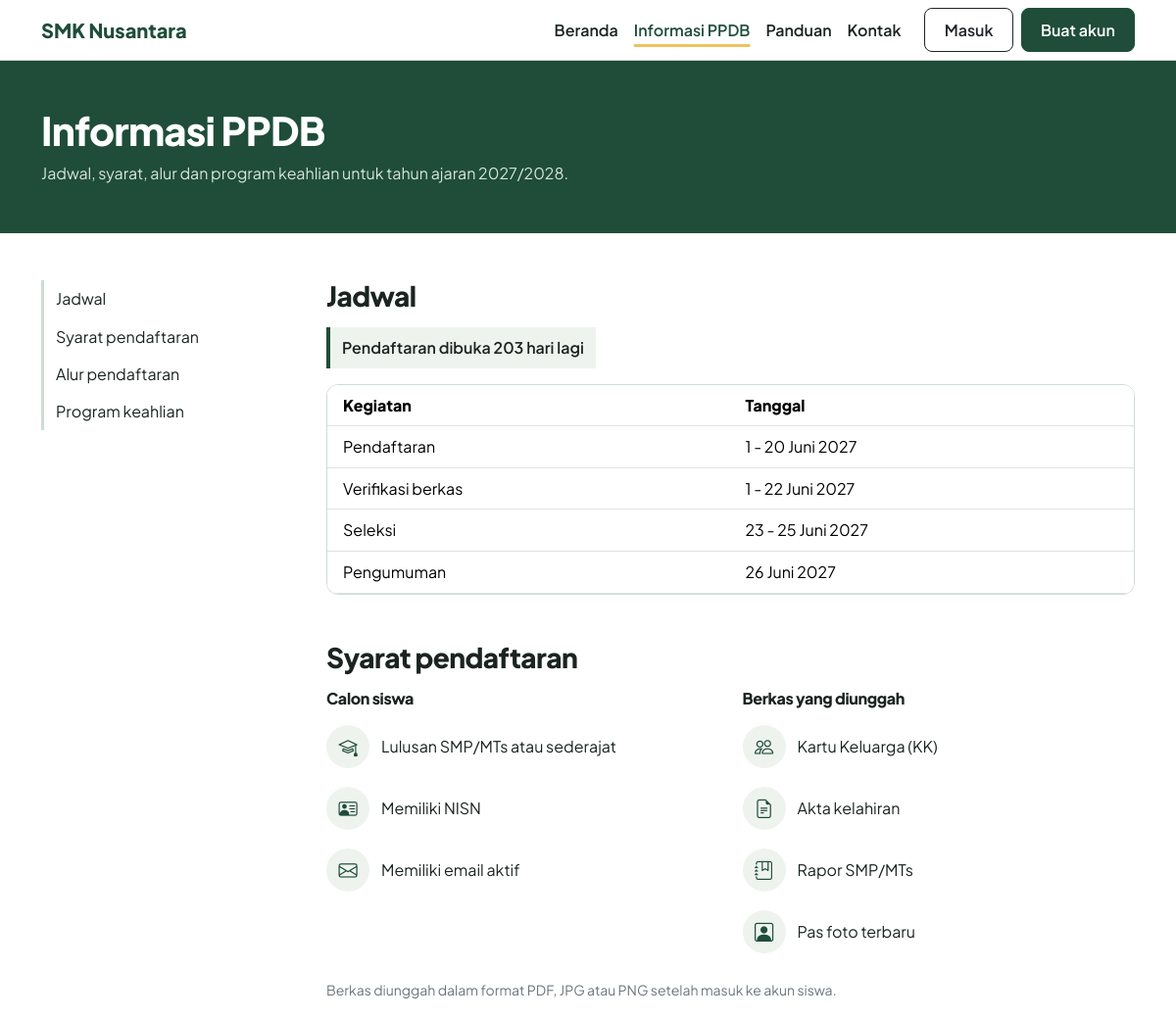
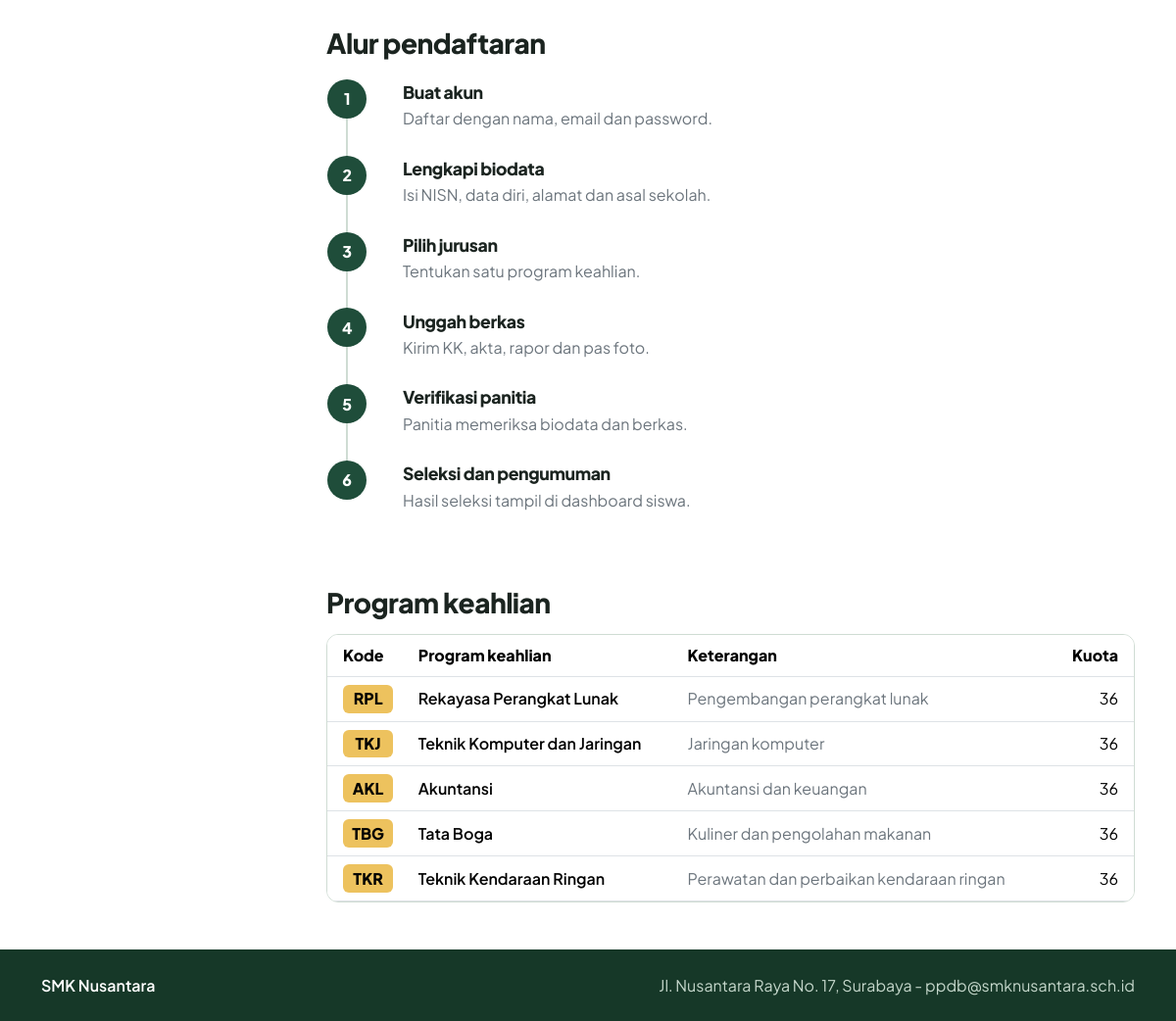
The page /pertemuan-11/informasi.php on the database its author committed (2 pictures, top to bottom).
### tables this page shows
CREATE TABLE jurusan (
    id_jurusan INT AUTO_INCREMENT PRIMARY KEY,
    kode_jurusan VARCHAR(10) NOT NULL UNIQUE,
    nama_jurusan VARCHAR(100) NOT NULL,
    kuota INT NOT NULL DEFAULT 0,
    deskripsi TEXT
);

### pertemuan-11/includes/jadwal.php (called while the page is built, shortened)
<?php
$tahun_ajaran = '2027/2028';
$jadwal = [
    ['Pendaftaran', '1 - 20 Juni 2027'],
    ['Verifikasi berkas', '1 - 22 Juni 2027'],
    ['Seleksi', '23 - 25 Juni 2027'],
    ['Pengumuman', '26 Juni 2027'],
];
$buka = new DateTime('2027-06-01');
$tutup = new DateTime('2027-06-20 23:59:59');
function status_pendaftaran($buka, $tutup)
{
    $hari_ini = new DateTime('today');
    if ($hari_ini < $buka) {
        $sisa = $hari_ini->diff($buka)->days;
        return 'Pendaftaran dibuka ' . $sisa . ' hari lagi';
    }
    return 'Pendaftaran tahun ini sudah ditutup';
}

### pertemuan-11/includes/auth.php (called while the page is built, shortened)
<?php
function e($text)
{
    return htmlspecialchars($text, ENT_QUOTES, 'UTF-8');
}

### pertemuan-11/informasi.php (the view, shortened to what this page needs)
<?php
require 'includes/jadwal.php';
require 'includes/header.php';
$result = mysqli_query($conn, 'SELECT kode_jurusan, nama_jurusan, kuota, deskripsi FROM jurusan ORDER BY id_jurusan');
$daftar_jurusan = mysqli_fetch_all($result, MYSQLI_ASSOC);
$alur = [
    ['Buat akun', 'Daftar dengan nama, email dan password.'],
    ['Lengkapi biodata', 'Isi NISN, data diri, alamat dan asal sekolah.'],
    ['Pilih jurusan', 'Tentukan satu program keahlian.'],
    ['Unggah berkas', 'Kirim KK, akta, rapor dan pas foto.'],
    ['Verifikasi panitia', 'Panitia memeriksa biodata dan berkas.'],
    ['Seleksi dan pengumuman', 'Hasil seleksi tampil di dashboard siswa.'],
];
?>
<main>
    <section class="page-head">
        <div class="container py-5">
            <h1 class="mb-2">Informasi PPDB</h1>
            <p class="mb-0">Jadwal, syarat, alur dan program keahlian untuk tahun ajaran <?= $tahun_ajaran ?>.</p>
        </div>
    </section>
    <div class="container py-5">
        <div class="row g-5">
            <aside class="col-lg-3">
                <nav class="sub-nav sticky-lg-top" aria-label="Isi halaman">
                    <a href="#jadwal">Jadwal</a>
                    <a href="#syarat">Syarat pendaftaran</a>
                    <a href="#alur">Alur pendaftaran</a>
                    <a href="#jurusan">Program keahlian</a>
                </nav>
            </aside>
            <div class="col-lg-9">
                <section id="jadwal" class="mb-5">
                    <h2 class="h3 mb-3">Jadwal</h2>
                    <p class="status-hitung d-inline-block"><?= status_pendaftaran($buka, $tutup) ?></p>
                    <div class="table-responsive panel">
                        <table class="table mb-0">
                            <thead><tr><th class="ps-3">Kegiatan</th><th>Tanggal</th></tr></thead>
                            <tbody>
                            <?php foreach ($jadwal as $item): ?>
                                <tr><td class="ps-3"><?= $item[0] ?></td><td><?= $item[1] ?></td></tr>
                            <?php endforeach; ?>
                            </tbody>
                        </table>
                    </div>
                </section>
                <section id="syarat" class="mb-5">
                    <h2 class="h3 mb-3">Syarat pendaftaran</h2>
                    <div class="row g-4">
                        <div class="col-md-6">
                            <h3 class="h6 fw-bold">Calon siswa</h3>
                            <ul class="daftar-cek">
                                <li><span class="ikon-bulat"><i class="bi bi-mortarboard"></i></span>Lulusan SMP/MTs atau sederajat</li>
                                <li><span class="ikon-bulat"><i class="bi bi-person-vcard"></i></span>Memiliki NISN</li>
                                <li><span class="ikon-bulat"><i class="bi bi-envelope"></i></span>Memiliki email aktif</li>
                            </ul>
                        </div>
                        <div class="col-md-6">
                            <h3 class="h6 fw-bold">Berkas yang diunggah</h3>
                            <ul class="daftar-cek">
                                <li><span class="ikon-bulat"><i class="bi bi-people"></i></span>Kartu Keluarga (KK)</li>
                                <li><span class="ikon-bulat"><i class="bi bi-file-earmark-text"></i></span>Akta kelahiran</li>
                                <li><span class="ikon-bulat"><i class="bi bi-journal-bookmark"></i></span>Rapor SMP/MTs</li>
                                <li><span class="ikon-bulat"><i class="bi bi-person-square"></i></span>Pas foto terbaru</li>
                            </ul>
                        </div>
                    </div>
                    <p class="small text-secondary mb-0">Berkas diunggah dalam format PDF, JPG atau PNG setelah masuk ke akun siswa.</p>
                </section>
                <section id="alur" class="mb-5">
                    <h2 class="h3 mb-4">Alur pendaftaran</h2>
                    <ol class="langkah">
                        <?php foreach ($alur as $item): ?>
                            <li>
                                <h3><?= $item[0] ?></h3>
                                <p class="text-secondary mb-0"><?= $item[1] ?></p>
                            </li>
                        <?php endforeach; ?>
                    </ol>
                </section>
                <section id="jurusan">
                    <h2 class="h3 mb-3">Program keahlian</h2>
                    <div class="table-responsive panel">
                        <table class="table mb-0 align-middle">
                            <thead><tr><th class="ps-3">Kode</th><th>Program keahlian</th><th>Keterangan</th><th class="text-end pe-3">Kuota</th></tr></thead>
                            <tbody>
                            <?php foreach ($daftar_jurusan as $jurusan): ?>
                                <tr>
                                    <td class="ps-3"><span class="kode-jurusan"><?= e($jurusan['kode_jurusan']) ?></span></td>
                                    <td class="fw-semibold"><?= e($jurusan['nama_jurusan']) ?></td>
                                    <td class="text-secondary"><?= e($jurusan['deskripsi']) ?></td>
                                    <td class="text-end pe-3"><?= (int) $jurusan['kuota'] ?></td>
                                </tr>
                            <?php endforeach; ?>
                            </tbody>
                        </table>
                    </div>
                </section>
            </div>
        </div>
    </div>
</main>
<?php require 'includes/footer.php'; ?>

### pertemuan-11/assets/css/style.css (style rules this page uses)
:root { --papan: #1f4d3a; --papan-tua: #163828; --manila: #edc25e; --tinta: #1b2420; --sage: #eef3ee; --garis: #cfdcd3; --bs-body-font-family: 'Plus Jakarta Sans', system-ui, sans-serif; --bs-body-color: var(--tinta); --bs-link-color-rgb: 31, 77, 58; --bs-link-hover-color-rgb: 22, 56, 40; }
body { display: flex; flex-direction: column; min-height: 100vh; line-height: 1.6; }
main { flex-grow: 1; }
h1, h2, h3, .h3, .h4, .h5 { font-weight: 800; letter-spacing: -0.02em; line-height: 1.15; }
p { max-width: 65ch; }
.status-hitung { background-color: var(--sage); border-left: 4px solid var(--papan); padding: 0.5rem 0.75rem; font-weight: 600; }
.page-head { background-color: var(--papan); color: #ffffff; }
.page-head p { color: #d7e5dc; }
.ikon-bulat { width: 44px; height: 44px; border-radius: 50%; background-color: var(--sage); color: var(--papan); display: inline-flex; align-items: center; justify-content: center; font-size: 1.2rem; flex-shrink: 0; }
.daftar-cek { list-style: none; padding: 0; }
.daftar-cek li { display: flex; gap: 0.75rem; align-items: center; padding: 0.6rem 0; }
.panel { background-color: #ffffff; border: 1px solid var(--garis); border-radius: 12px; }
.kode-jurusan { display: inline-block; min-width: 3.2rem; text-align: center; background-color: var(--manila); border-radius: 6px; font-weight: 800; padding: 0.1rem 0.5rem; }
.langkah { list-style: none; padding: 0; counter-reset: langkah; }
.langkah li { counter-increment: langkah; position: relative; padding: 0 0 1.75rem 3.5rem; border-left: 2px solid var(--garis); margin-left: 1.25rem; }
.langkah li:last-child { border-left-color: transparent; }
.langkah li::before { content: counter(langkah); position: absolute; left: -1.3rem; top: -0.2rem; width: 2.5rem; height: 2.5rem; border-radius: 50%; background-color: var(--papan); color: #ffffff; font-weight: 800; display: flex; align-items: center; justify-content: center; }
.langkah h3 { font-size: 1.1rem; margin-bottom: 0.25rem; }
.sub-nav a { display: block; padding: 0.4rem 0.75rem; border-left: 3px solid var(--garis); color: var(--tinta); text-decoration: none; }
.sub-nav { top: 1.5rem; }

### rows shown on the page
jurusan: kode_jurusan "RPL", nama_jurusan "Rekayasa Perangkat Lunak", deskripsi "Pengembangan perangkat lunak", kuota "36"
jurusan: kode_jurusan "TKJ", nama_jurusan "Teknik Komputer dan Jaringan", deskripsi "Jaringan komputer", kuota "36"
jurusan: kode_jurusan "AKL", nama_jurusan "Akuntansi", deskripsi "Akuntansi dan keuangan", kuota "36"
jurusan: kode_jurusan "TBG", nama_jurusan "Tata Boga", deskripsi "Kuliner dan pengolahan makanan", kuota "36"
jurusan: kode_jurusan "TKR", nama_jurusan "Teknik Kendaraan Ringan", deskripsi "Perawatan dan perbaikan kendaraan ringan", kuota "36"

### other values the page prints
$item[0] "Beranda"
$item[0] "Informasi PPDB"
$item[0] "Panduan"
$item[0] "Kontak"
$tahun_ajaran "2027/2028"
status_pendaftaran($buka, $tutup) "Pendaftaran dibuka 203 hari lagi"
$item[0] "Pendaftaran"
$item[1] "1 - 20 Juni 2027"
$item[0] "Verifikasi berkas"
$item[1] "1 - 22 Juni 2027"
$item[0] "Seleksi"
$item[1] "23 - 25 Juni 2027"
$item[0] "Pengumuman"
$item[1] "26 Juni 2027"
$item[0] "Buat akun"
